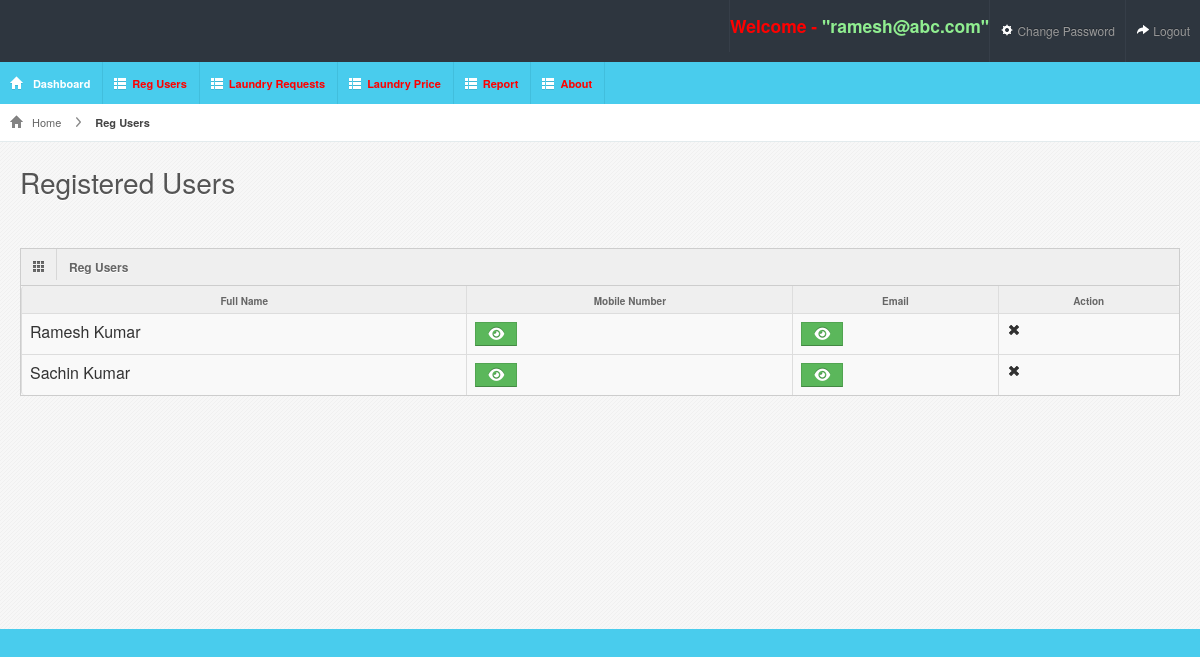
Screenshot of /view_reg_user/ (signed in) with the database file from the repository.
### laundryapp/models.py (models this page shows, shortened)
class Register(models.Model):
    user = models.ForeignKey(User, on_delete=models.CASCADE, null=True, blank=True)
    mobile = models.CharField(max_length=100, null=True, blank=True)
    creationdate = models.DateTimeField(auto_now_add=True)

### laundryapp/views.py (the view)
# urls.py: path('view_reg_user/', view_reg_user, name="view_reg_user"),
@login_required(login_url='/admin_login/')
def view_reg_user(request):
    data = Register.objects.all()
    d = {'data': data}
    return render(request, "view_reg_user.html", locals())

### laundryapp/templates/view_reg_user.html (shortened to what this page needs)
{% extends 'admin_index.html' %}
{% block body %}
{% load static %}
<link rel="stylesheet" href="https://cdnjs.cloudflare.com/ajax/libs/font-awesome/6.2.0/css/all.min.css" />
<div id="content">
  <div id="content-header">
    <div id="breadcrumb"> <a href="/dashboard/" title="Go to Home" class="tip-bottom"><i class="icon-home"></i> Home</a> <a href="#" class="current">Reg Users</a> </div>
    <h1>Registered Users</h1>
  </div>
  <div class="container-fluid">
    <div class="row-fluid">
      <div class="span12">
        <div class="widget-box">
          <div class="widget-title">
             <span class="icon"><i class="icon-th"></i></span>
            <h5>Reg Users</h5>
          </div>
          <div class="widget-content nopadding">
            <table class="table table-bordered data-table">
              <thead>
                <tr>
                  <th>Full Name</th>
                  <th>Mobile Number</th>
                  <th>Email</th>
                  <th>Action</th>
                </tr>
              </thead>
              <tbody>
              {% for i in data %}
                <tr class="gradeX">
                  <td>{{i.user.first_name}}</td>
                  <td>
                    <button type="button" class="btn btn-success" id="email-btn-{{forloop.counter}}" onclick="togglePassword('email-{{forloop.counter}}', this.id)"><i class="fa fa-eye"></i></button>
                  </td>
                   <td>
                      <button type="button" class="btn btn-success" id="mobile-btn-{{forloop.counter}}" onclick="togglePassword('mobile-{{forloop.counter}}', this.id)"><i class="fa fa-eye text-white f-16"></i></button>
                    </td>
                  <td class="task0ptions">
                      <a href="{% url 'delete_user_detail' i.id %}" onclick="return confirm('Are you sure?')" class="tip-top" data-original-title="Delete"><i class="icon-remove"></i></a>
                  </td>
                </tr>
              {% endfor %}
              </tbody>
            </table>
          </div>
        </div>
      </div>
    </div>
  </div>
</div>
{% endblock %}

### laundryapp/templates/admin_index.html (shortened to what this page needs)
{% load static %}
<html lang="en">
<head>
    <link rel="stylesheet" href="{% static 'css/bootstrap.min.css' %}"/>
    <link rel="stylesheet" href="{% static 'css/bootstrap-responsive.min.css' %}"/>
    <link rel="stylesheet" href="{% static 'css/fullcalendar.css' %}"/>
    <link rel="stylesheet" href="{% static 'css/maruti-style.css' %}"/>
    <link rel="stylesheet" href="{% static 'css/maruti-media.css' %}" class="skin-color"/>
</head>
<body>
<div id="header">
    <h1><a href="dashboard.html">Laundry Management System</a></h1>
</div>
<div id="user-nav" class="navbar navbar-inverse">
    <ul class="nav">
        <li class="text" >
            <h4 style="color:red">Welcome - <span style="color:lightgreen">"{{request.user.username}}"</span></h4>
        </li>
    </ul>
    <ul class="nav">
        <li class=""><a title="" href="/change_password/"><i class="icon icon-cog"></i> <span class="text1">Change Password</span></a></li>
        <li class=""><a title="" href="/admin_logout/"><i class="icon icon-share-alt"></i> <span class="text1">Logout</span></a>
        </li>
    </ul>
</div>
<div id="sidebar"><a href="#" class="visible-phone"> Dashboard</a>
    <ul>
        <li class="active"><a href="/dashboard/"><i class="icon icon-home"></i> <span>Dashboard</span></a></li>
        <li class="submenu"><a href=""><i class="icon icon-th-list"></i><span style="color:red">Reg Users</span></a>
        </li>
        <li class="submenu"><a href="#"><i class="icon icon-th-list"></i><span style="color:red">Laundry Requests</span></a>
        </li>
        <li class="submenu"><a href="#" ><i class="icon icon-th-list"></i><span style="color:red">Laundry Price</span></a>
        </li>
        <li class="submenu"><a href="#"><i class="icon icon-th-list"></i><span style="color:red">Report</span></a>
        </li>
        <li class="submenu"><a href="#"><i class="icon icon-th-list"></i><span style="color:red">About</span></a>
        </li>
    </ul>
</div>
{% block body %}
{% endblock %}
</body>
</html>

### laundryapp/static/css/maruti-media.css (style rules this page uses)
body { background:#49CCED; }
#header { background-color: #2e363f; margin-top:10px; }

### laundryapp/templates/view_reg_user.html (style rules this page uses)
td { padding:0px; }
.text { display:block; }

### rows the page displays
Register: user.first_name "Ramesh Kumar"
Register: user.first_name "Sachin Kumar"

### other values shown
{{ request.user.username }} "ramesh@abc.com"
